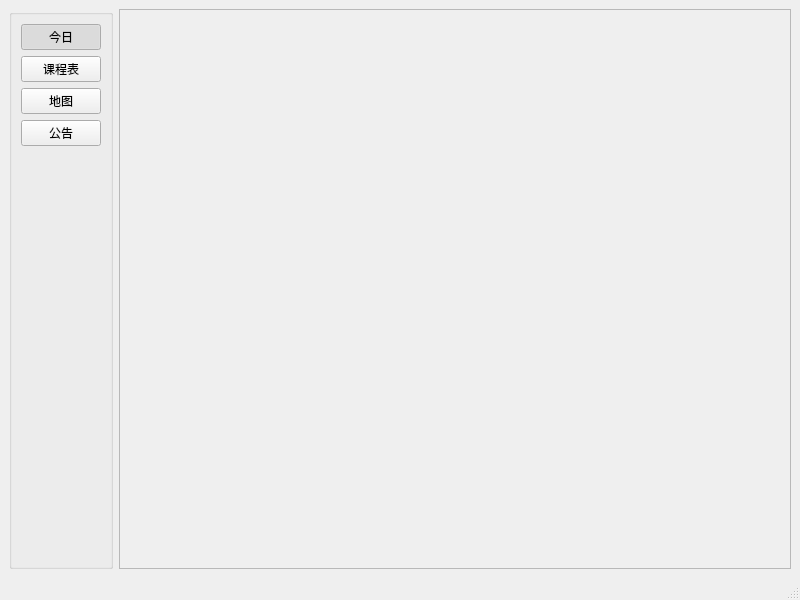
<?xml version="1.0" encoding="UTF-8"?>
<ui version="4.0">
 <class>MainWindow</class>
 <widget class="QMainWindow" name="MainWindow">
  <property name="geometry">
   <rect>
    <x>0</x>
    <y>0</y>
    <width>800</width>
    <height>600</height>
   </rect>
  </property>
  <property name="windowTitle">
   <string>SCi</string>
  </property>
  <property name="windowIcon">
   <iconset resource="photos.qrc">
    <normaloff>:/Photos/icons/512.ico</normaloff>:/Photos/icons/512.ico</iconset>
  </property>
  <widget class="QWidget" name="centralwidget">
   <layout class="QHBoxLayout" name="horizontalLayout_2">
    <item>
     <layout class="QHBoxLayout" name="horizontalLayout">
      <item>
       <widget class="QGroupBox" name="groupBox">
        <property name="title">
         <string/>
        </property>
        <layout class="QVBoxLayout" name="verticalLayout">
         <item>
          <widget class="QPushButton" name="ButtonToday">
           <property name="text">
            <string>今日</string>
           </property>
           <property name="checkable">
            <bool>true</bool>
           </property>
           <property name="checked">
            <bool>true</bool>
           </property>
          </widget>
         </item>
         <item>
          <widget class="QPushButton" name="ButtonClassSchedule">
           <property name="text">
            <string>课程表</string>
           </property>
           <property name="checkable">
            <bool>true</bool>
           </property>
          </widget>
         </item>
         <item>
          <widget class="QPushButton" name="ButtonMap">
           <property name="text">
            <string>地图</string>
           </property>
           <property name="checkable">
            <bool>true</bool>
           </property>
          </widget>
         </item>
         <item>
          <widget class="QPushButton" name="ButtonNotice">
           <property name="text">
            <string>公告</string>
           </property>
           <property name="checkable">
            <bool>true</bool>
           </property>
          </widget>
         </item>
         <item>
          <spacer name="verticalSpacer">
           <property name="orientation">
            <enum>Qt::Orientation::Vertical</enum>
           </property>
           <property name="sizeHint" stdset="0">
            <size>
             <width>20</width>
             <height>462</height>
            </size>
           </property>
          </spacer>
         </item>
        </layout>
       </widget>
      </item>
      <item>
       <widget class="QStackedWidget" name="stackedWidget">
        <property name="frameShape">
         <enum>QFrame::Shape::StyledPanel</enum>
        </property>
       </widget>
      </item>
     </layout>
    </item>
   </layout>
  </widget>
  <widget class="QStatusBar" name="statusBar"/>
 </widget>
 <resources>
  <include location="photos.qrc"/>
 </resources>
 <connections/>
</ui>
